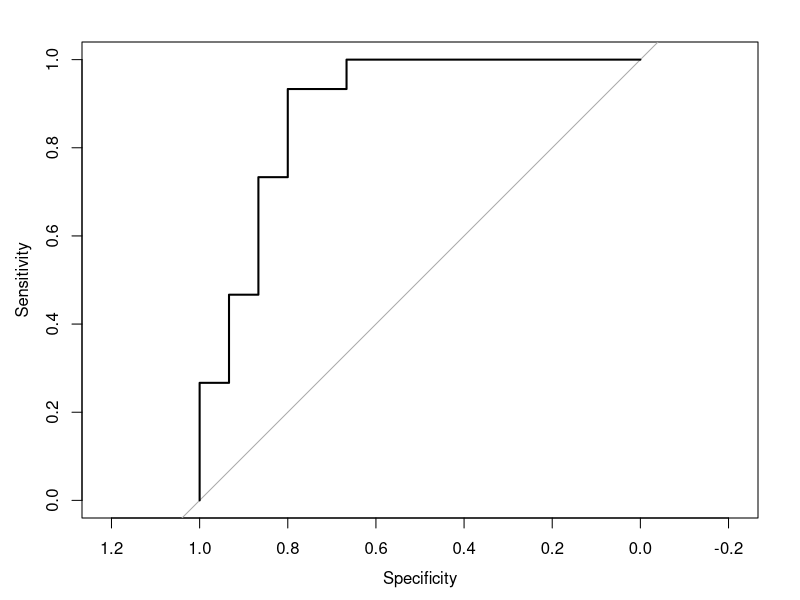

Recreate this plot in R.
library("tidyverse")
library("ggpubr")
library("car")
library ("pROC")
datos <- read.csv2("EP09 Datos.csv", sep= ";")
set.seed(1665)

#Se preparan los datos
datos <- datos %>% filter(Gender == 1)
index <- 1:nrow(datos)
datos <- datos %>% mutate(index, imc = as.numeric(datos$Weight) / (as.numeric(datos$Height)/100)**2)
datos <- datos %>% mutate(index, EN = case_when( datos$imc  >= 25 ~ as.numeric(1), datos$imc < 25 ~ as.numeric(0)))

#Se separan los grupos por sobrepeso y no sobrepeso
sobrepeso <- datos %>% filter(EN == 1)
no_sobrepeso <- datos %>% filter(EN == 0)
index_sample_sobrepeso <- sample.int(n=nrow(sobrepeso) , size=45, replace=FALSE)
index_sample_no_sobrepeso <- sample.int(n=nrow(no_sobrepeso) , size=45, replace=FALSE)
sample_sobrepeso <- sobrepeso[index_sample_sobrepeso, ]
sample_no_sobrepeso <- no_sobrepeso[index_sample_no_sobrepeso, ]
index_mitad_sobrepeso <- sample.int(n=nrow(sample_sobrepeso) , size=30, replace=FALSE)
index_mitad_no_sobrepeso <- sample.int(n=nrow(sample_no_sobrepeso) , size=30, replace=FALSE)

# Se obtiene la muestra de entrenamiento para la generación del modelo
entrenamiento <- sample_sobrepeso[index_mitad_sobrepeso, ]
entrenamiento <- rbind(entrenamiento, sample_no_sobrepeso[index_mitad_no_sobrepeso, ])
entrenamiento <- sample_n(entrenamiento, 60, replace = FALSE)

# Se obtiene la muestra de prueba para evaluar la generabilidad del modelo.
prueba <- sample_sobrepeso[-index_mitad_sobrepeso, ]
prueba <- rbind(prueba, sample_no_sobrepeso[-index_mitad_no_sobrepeso, ])
prueba <- sample_n(prueba, 30, replace = FALSE)

#Se recuerdan del ejercicio anterior las variables:
#Chest.Girth + Biiliac.diameter + Ankles.diameter + Knee.Girth
#Calf.Maximum.Girth + Bicep.Girth + Bitrochanteric.diameter + Height
#Dado que aleatoriamente en el ejercicio anterior salió Height, este se reemplazará por otra aleatoria
#Sorteado: Age.


# Se construye el modelo inicial con la variable "Navel.Girth", el cual se refiere
# al grosor a la altura del ombligo.
# Se piensa que esta variable es útil para la predicción de la variable "Weight"
# porque generalmente una acumulación de tejido adiposo al nivel del ombligo
# puede significar que la persona presenta sobrepeso.

modelo <- glm(EN ~ Navel.Girth, family = binomial(link = "logit"), data = entrenamiento)
print(summary(modelo))


# Se Prueba agregar una de las 8 variables escogidas previamente
modelotest <- add1(modelo, scope = .~. + Age + Chest.Girth + Biiliac.diameter +
                     Calf.Maximum.Girth + Bicep.Girth + Bitrochanteric.diameter +
                     Ankles.diameter + Knee.Girth)
print(modelotest)

modelo <- update(modelo, .~. + Calf.Maximum.Girth)

print(summary(modelo))

# Se encuentra que la variable que provoca un menor AIC es Knee.Girth, 
# por lo que se agrega y se repite el proceso

modelotest <- add1(modelo, scope = .~. + Age + Chest.Girth + Biiliac.diameter + Bicep.Girth + Bitrochanteric.diameter +
                     Ankles.diameter + Knee.Girth)
print(modelotest)

modelo <- update(modelo, .~. + Chest.Girth)

print(summary(modelo))

# Se encuentra que la variable que provoca un menor AIC es Chest.Girth, 
# por lo que se agrega y se repite el proceso

modelotest <- add1(modelo, scope = .~. + Age + Biiliac.diameter + Bicep.Girth + Bitrochanteric.diameter +
                     Ankles.diameter + Knee.Girth)
print(modelotest)

modelo <- update(modelo, .~. + Age)

print(summary(modelo))

# Se encuentra que la variable que provoca un menor AIC es Age, 
# por lo que se agrega y se repite el proceso


modelotest <- add1(modelo, scope = .~. + Biiliac.diameter + Bicep.Girth + Bitrochanteric.diameter +
                     Ankles.diameter + Knee.Girth)
print(modelotest)

# Se encuentra que no hay más variables que reduzcan el AIC, por lo cual se
# termina el proceso y se tiene el modelo final.


# Verificación de Condiciones:
#1. Se verifica la colinealidad y tolerancia del modelo.
VIF <- vif(modelo)
print(VIF)
print(1/VIF)
# Se puede observar que ningún vif supera a 10 y ninguna tolerancia es menor a 0.2

#2. Se verifica 
durbinWatsonTest(modelo , max.lag = 5)
# Con un p-value > 0.05, se tiene que los residuos son 
# independientes entre sí.

#3. Se verifica que las variables predictoras tengan una relación lineal}
# con la variable de respuesta.
print(summary(modelo))
# Se puede observar que en su mayoría las variables predictoras se relacionan
# linealmente con la variable de respuesta, pero se destaca que la variable
# "Navel.Girth" presenta un p-value mayor a 0.1, por lo que esta no presenta
# una relación enteramente lineal. Teniendo en cuenta los riesgos asociados
# a esto, se continua con la evaluación del modelo.


# Se evalúa el modelo con el conjunto de prueba
probs_e <- predict(modelo, prueba, type = "response")
preds_e <- sapply(probs_e , function(p)ifelse (p >= 0.5, "1","0"))
ROC_e <- roc(prueba[["EN"]] , probs_e)
plot(ROC_e)

# Ya que la curva ROC se aleja bastante de una recta se concluye que
# el modelo realiza su función como clasificador y es generalizable.
